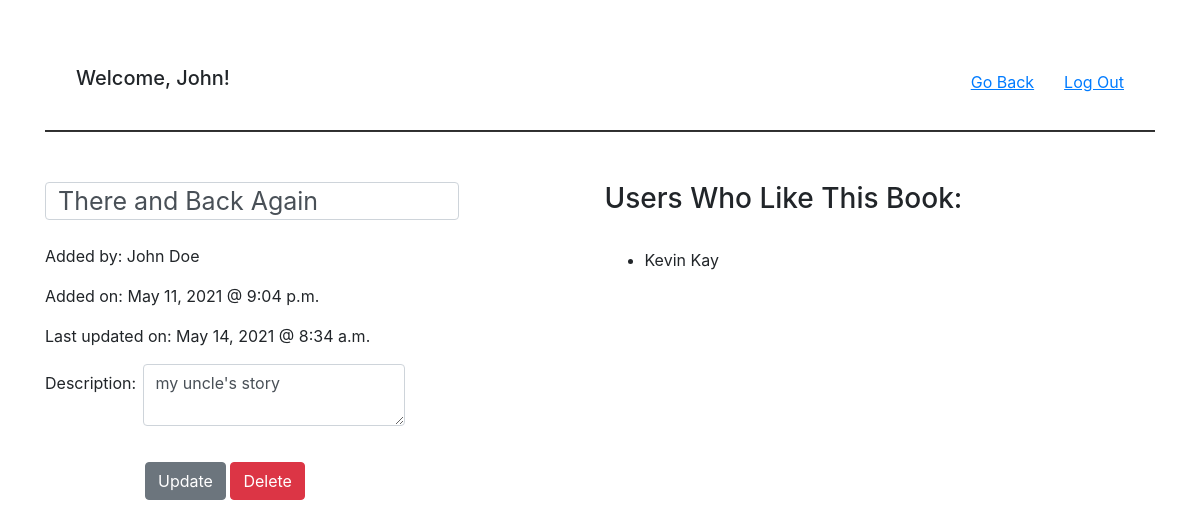
/books/3 (signed in), run on the app's committed database.
### app/models.py (models this page shows)
class User(models.Model):
    first_name = models.CharField(max_length=100)
    last_name = models.CharField(max_length=100)
    email = models.EmailField(max_length=50)
    password = models.CharField(max_length=255)
    created_at = models.DateTimeField(auto_now_add=True)
    updated_at = models.DateTimeField(auto_now=True)
    objects = UserManager()

class Book(models.Model):
    title = models.CharField(max_length=255)
    desc = models.CharField(max_length=255)
    uploaded_by = models.ForeignKey(User, related_name = "book_uploaded", on_delete=models.CASCADE)
    favorite = models.ManyToManyField(User, related_name = "favorites")
    created_at = models.DateTimeField(auto_now_add=True)
    updated_at = models.DateTimeField(auto_now=True)
    objects = BookManager()

### app/views.py (the view)
# urls.py: path('books/<int:b_id>', views.display_all),
def display_all(request, b_id):
    sessionTest = request.session.get('u_id', 'no u_id')
    if sessionTest == 'no u_id':
        return redirect ("/")
    u_id = request.session["u_id"]
    user = User.objects.get(id=u_id)
    if User.objects.filter(favorites__id__contains=b_id).count() > 0:
        favorite = True
    else:
        favorite = False
    context= {
        "book": Book.objects.get(id=b_id),
        "favorite": favorite,
        "first_name": user.first_name,
        "u_id": u_id
    }
    return render(request, "edit_display.html", context)

### app/templates/edit_display.html (shortened to what this page needs)
{% extends 'base.html' %}
{% block content %}
<nav class="navbar">
    <div class="container-fluid">
        <h2 class="navbar-brand">Welcome, {{ first_name }}!</h2>
        <div class="d-flex">
            <a class="linkUnderline nav_margin" href="/books">Go Back</a>
            <form action="/logout" method="POST">
                <button class="nav-item linkUnderline btnLink">Log Out</button>
            </form>
        </div>
    </div>
</nav>
<hr>
<div class="box d-inline-block box_margin">
    {% if book.uploaded_by.id == u_id %}
        <form action="/books/update/{{ book.id }}" method="POST">
            <input class="form-control input_format" type="text" name="title" value="{{ book.title }}">
            <br/>
            <p>Added by: {{ book.uploaded_by.first_name }} {{ book.uploaded_by.last_name }}</p>
            <p>Added on: {{ book.created_at|date:"M j, Y @ g:i a" }}</p>
            <p>Last updated on: {{ book.updated_at|date:"M j, Y @ g:i a" }}</p>
            <div class="mb-3 row">
                <label class="col-sm-2 col-form-label">Description:</label>
                <div class="col-sm-6">
                    <textarea class="form-control" type="textField" rows="2" name="desc">{{ book.desc }}</textarea>
                </div>
            </div>
            <div class="btn_margin">
                <button class="btn btn-secondary" type="submit">Update</button>
                <button class="btn btn-danger" type="submit" formaction="/books/delete/{{ book.id }}">Delete</button>
            </div>
        </form>
    {% endif %}
</div>
<div class="d-inline-block box_margin">
    <h3>Users Who Like This Book:</h3>
    <br/>
        {% for favorite in book.favorite.all %}
            <ul>
                <li>
                    {{favorite.first_name}} {{favorite.last_name}}
                </li>
            </ul>
        {% endfor %}
</div>
{% endblock %}

### app/static/style.css (style rules this page uses)
.nav_margin { margin-right: 30px; }
.box { margin-top: 15px; vertical-align: top; width: 50% }
.box_margin { margin-top: 34px; }
.linkUnderline { text-decoration: underline; }
.btnLink { background: none!important; border: none; padding: 0!important; color: #007bff; text-decoration: underline; cursor: pointer; }
.btn { margin-top: 20px; }
.btn_margin { margin-left: 100px; }
.input_format { width: auto; font-size: 25px; }
hr { height: 1px; background-color: #333; }

### data on the page
User: first_name "John"
Book: title "There and Back Again", uploaded_by.first_name "John", uploaded_by.last_name "Doe", created_at "May 11, 2021 @ 9:04 p.m.", updated_at "May 14, 2021 @ 8:34 a.m.", desc "my uncle's story"
User: first_name "Kevin", last_name "Kay"
